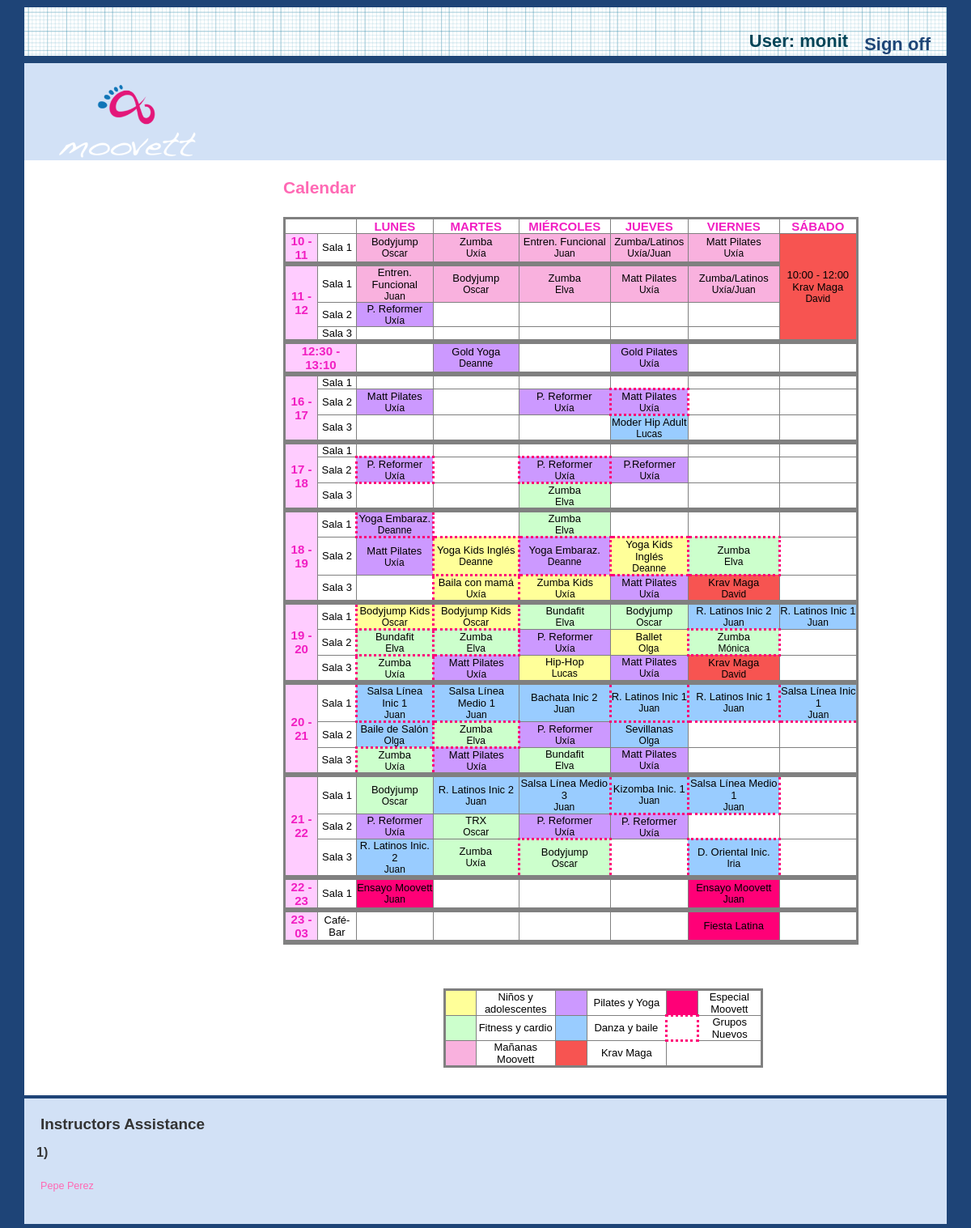
Page /IUjulio/Views/DEFAULT_Vista.php (signed in) on the earlier database version.
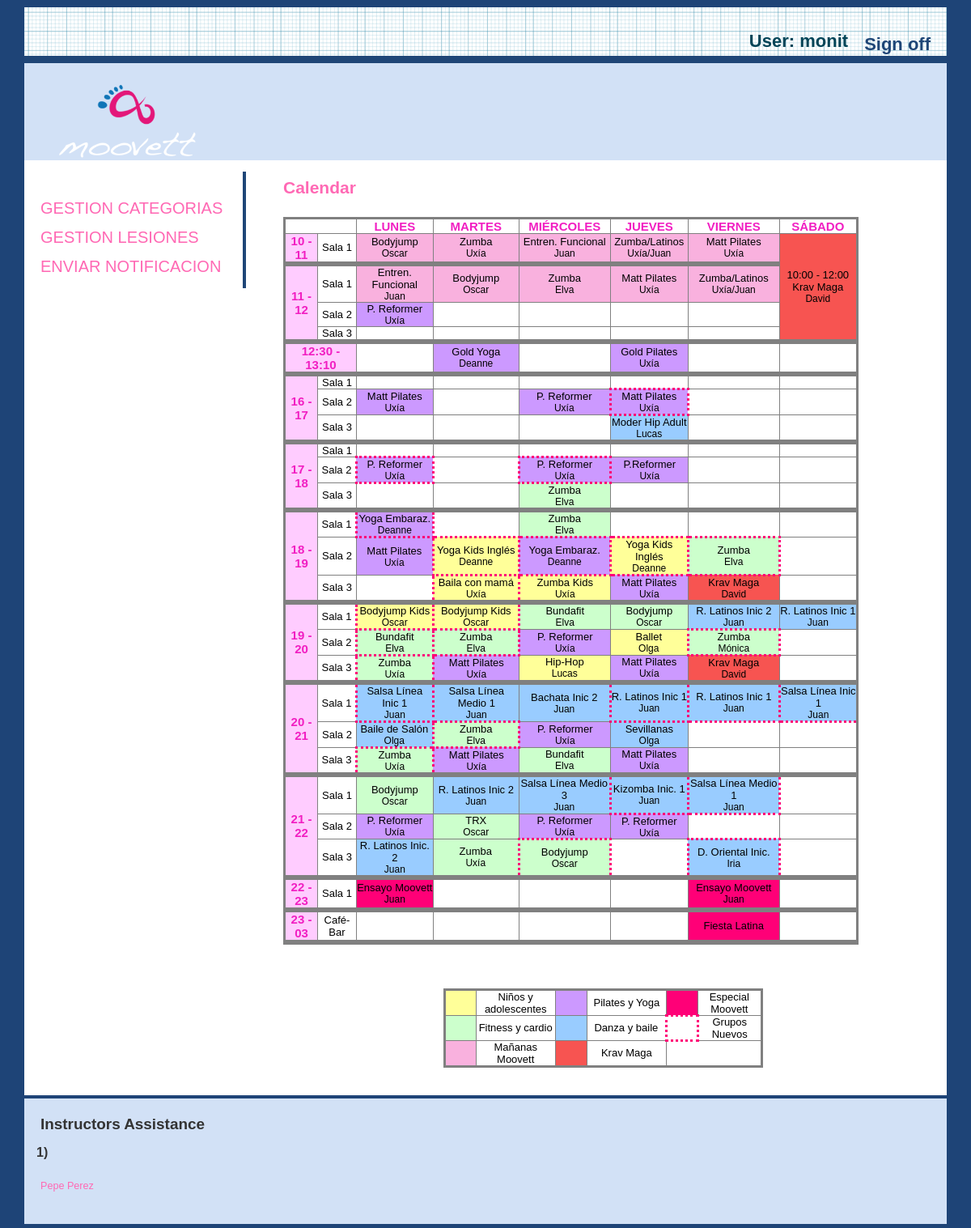
Same page on the later database version.
### tables this page shows
CREATE TABLE IF NOT EXISTS `EMPLEADOS` (
  `EMP_USER` varchar(25) NOT NULL,
  `EMP_PASSWORD` varchar(128) NOT NULL,
  `EMP_NOMBRE` varchar(25) DEFAULT NULL,
  `EMP_APELLIDO` varchar(50) DEFAULT NULL,
  `EMP_DNI` varchar(10) DEFAULT NULL,
  `EMP_FECH_NAC` date DEFAULT NULL,
  `EMP_EMAIL` varchar(50) DEFAULT NULL,
  `EMP_TELEFONO` int(15) DEFAULT NULL,
  `EMP_CUENTA` varchar(60) DEFAULT NULL,
  `EMP_DIRECCION` varchar(80) DEFAULT NULL,
  `EMP_COMENTARIOS` varchar(1000) DEFAULT NULL,
  `EMP_TIPO` int(10) DEFAULT NULL,
  `EMP_ESTADO` enum('Activo','Inactivo') DEFAULT NULL,
  `EMP_FOTO` varchar(500) DEFAULT NULL,
  `EMP_NOMINA` varchar(500) DEFAULT NULL
);

CREATE TABLE IF NOT EXISTS `ROL_FUNCIONALIDAD` (
  `ROL_ID` int(10) NOT NULL,
  `FUNCIONALIDAD_ID` int(10) NOT NULL
);

CREATE TABLE IF NOT EXISTS `FUNCIONALIDAD` (
`FUNCIONALIDAD_ID` int(10) NOT NULL,
  `FUNCIONALIDAD_NOM` varchar(80) NOT NULL
);

### IUjulio/Functions/InterfaceFunctions.php (called while the page is built, shortened)
<?php
function getMonitores(){
    $toret=array();
    $mysqli= new mysqli("localhost", "iu2016", "iu2016", "IU2016");
    $sql="SELECT EMP_NOMBRE, EMP_APELLIDO FROM EMPLEADOS WHERE EMP_TIPO=3 ORDER BY EMP_NOMBRE";
    $resultado=$mysqli->query($sql);
    while($tupla=$resultado->fetch_array()){
        array_push($toret,$tupla['EMP_NOMBRE']." ".$tupla['EMP_APELLIDO']);
    }
    return $toret;
}
?>

### IUjulio/Views/DEFAULT_Vista.php (the view, shortened to what the changed rows need)
<html>
<head>
    <?php
    include '../Functions/InterfaceFunctions.php';
    include '../Functions/LibraryFunctions.php';
    ?>
    <link rel="stylesheet" href="../Styles/styles.css" type="text/css" media="screen" />
    <link rel="stylesheet" href="../Styles/responstable.css" type="text/css" media="screen" />
    <link rel="stylesheet" type="text/css" href="../Styles/print.css" media="print" />
</head>
<body>
<div id="wrapper">
    <section id="main">
        <section id="content">
            <article>
                <h2><a href="../index.php"><?php echo $strings['Calendario'];?></a></h2>
                <p>
                <table class="horario">
                    <tr>
                        <th colspan="2"></th>
                        <th>Lunes</th>
                        <th>Martes</th>
                        <th>Miércoles</th>
                        <th>Jueves</th>
                        <th>Viernes</th>
                        <th>Sábado</th>
                    </tr>
                    <tr>
                        <th class="rosa">10 - 11</th>
                    </tr>
                    <tr>
                        <th class="rosa" rowspan="3">11 - 12</th>
                    </tr>
                    <tr>
                        <th class="rosa" colspan="2">12:30 - 13:10</th>
                    </tr>
                    <tr>
                        <th class="rosa" rowspan="3">16 - 17</th>
                    </tr>
                    <tr>
                        <th class="rosa" rowspan="3">17 - 18</th>
                    </tr>
                    <tr>
                        <th class="rosa" rowspan="3">18 - 19</th>
                    </tr>
                    <tr>
                        <th class="rosa" rowspan="3">19 - 20</th>
                    </tr>
                    <tr>
                        <th class="rosa" rowspan="3">20 - 21</th>
                    </tr>
                    <tr>
                        <th class="rosa" rowspan="3">21 - 22</th>
                    </tr>
                    <tr>
                        <th class="rosa">22 - 23</th>
                    </tr>
                    <tr>
                        <th class="rosa">23 - 03</th>
                    </tr>
                </table>
                <br/><br/><br/>
                </p>
            </article>
        </section>
        <aside id="sidebar">
           <?php AñadirFuncionalidades($_SESSION); ?>
        </aside>
    </section>
    <footer>
        <section  id="footer-area">
            <h2 style="margin-left:20px" ><?php echo  $strings['Asistencia Monitores'];?></h2>
            <section id="footer-outer-block">
<?php
$empleados =getMonitores();
for($u=0;$u<count($empleados);$u++){
?>
                <aside class="footer-segment">
                    <ul>
                        <h4><?php $v=$u+1; echo $v.")"; ?></h4>
                        <?php
                        echo '<li><a href="#">'.$empleados[$u].'</a></li>';
                        ?>
                    </ul>
                </aside>
               <?php } ?>
            </section>
        </section>
    </footer>
</div>
</body>
</html>

### IUjulio/Functions/LibraryFunctions.php (shortened to what the changed rows need)
<?php
function ConsultarNOMFuncionalidad($FUNCIONALIDAD_ID) {
    $mysqli = new mysqli("localhost", "iu2016", "iu2016", "IU2016");
    $sql = "SELECT FUNCIONALIDAD_NOM FROM FUNCIONALIDAD WHERE FUNCIONALIDAD_ID='" . $FUNCIONALIDAD_ID . "'";
    $result = $mysqli->query($sql)->fetch_array();
    return $result['FUNCIONALIDAD_NOM'];
}
function añadirFuncionalidades($NOM) {
    $mysqli = new mysqli("localhost", "iu2016", "iu2016", "IU2016");
    $rol = "SELECT EMP_TIPO FROM EMPLEADOS WHERE EMP_USER='" . $NOM['login'] . "'";
    $sql = "SELECT FUNCIONALIDAD_ID, ROL_ID FROM ROL_FUNCIONALIDAD WHERE ROL_ID=(" . $rol . ")";
    if (!($resultado = $mysqli->query($sql))) {
        echo 'Error en la consulta sobre la base de datos';
    } else {
        while ($fila = $resultado->fetch_array()) {
            $funcionalidad = ConsultarNOMFuncionalidad($fila['FUNCIONALIDAD_ID']);
            switch ($funcionalidad) {
                    ?><a style="font-size:20px;" href='../Controllers/EMPLEADO_Controller.php'><?php echo $strings['Gestión de Empleados'] ?></a><br><br>  <?php
                    ?><a style="font-size:20px;" href='../Controllers/EMPLEADO_Controller.php'><?php echo $strings['Consulta de Empleados'] ?></a><br><br> <?php
                case "GESTION ACTIVIDADES":
                    ?><a style="font-size:20px;" href='../Controllers/ACTIVIDAD_Controller.php'><?php echo $strings['Gestión de Actividades'] ?></a><br><br> <?php
                    break;
                    ?><?php
                default:
                    $link = str_replace(" ", "_", ConsultarNOMFuncionalidad($fila['FUNCIONALIDAD_ID'])) . "_Controller.php";
                    echo "<a style='font-size:20px;'href='../Controllers/" . $link . "'>" . ConsultarNOMFuncionalidad($fila['FUNCIONALIDAD_ID']) . " </a><br><br>";
                    break;
            }
        }
    }
}
?>

Differences in the rows shown:
added rol_funcionalidad: FUNCIONALIDAD_ID.FUNCIONALIDAD_NOM "GESTION CATEGORIAS"
added rol_funcionalidad: FUNCIONALIDAD_ID.FUNCIONALIDAD_NOM "GESTION LESIONES"
added rol_funcionalidad: FUNCIONALIDAD_ID.FUNCIONALIDAD_NOM "ENVIAR NOTIFICACION"
